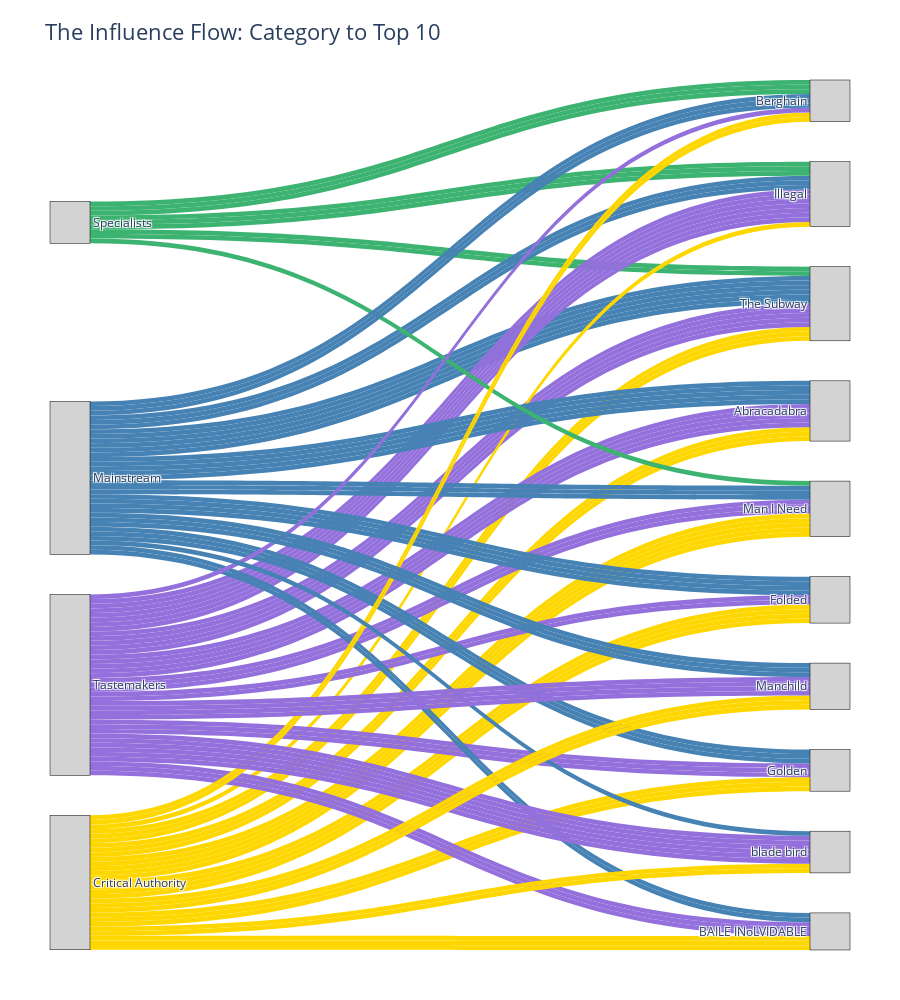

The notebook cell this image was saved under:
### Code cell
import pandas as pd
import plotly.graph_objects as go
import plotly.io as pio
import kaleido

# 1. Prepare Data: Map every source to its Cluster
# Assuming SOURCES is your dict: {"Pitchfork": {"cluster": "Critical Authority"}, ...}
source_to_cluster = {name: info['cluster'] for name, info in SOURCES.items()}
unique_clusters = sorted(list(set(source_to_cluster.values())))

# 2. Identify the Top 10 Songs
top_10 = df_viz.head(10).copy()
song_names = top_10['name'].tolist()

# 3. Build Nodes (Categories on the left, Songs on the right)
nodes = unique_clusters + song_names
node_indices = {name: i for i, name in enumerate(nodes)}

# 4. Build Links (Flow from Category -> Song)
sources, targets, values = [], [], []

for _, row in top_10.iterrows():
    song_name = row['name']
    # Parse the 'sources' column which looks like "Pitchfork#1, Rolling Stone#5..."
    for entry in row['sources'].split(', '):
        pub_name, _ = entry.split('#')
        
        if pub_name in source_to_cluster:
            cluster = source_to_cluster[pub_name]
            
            # We add a link from the Cluster to the Song
            # The 'value' here is 1 (one mention) or you can weight it by points
            sources.append(node_indices[cluster])
            targets.append(node_indices[song_name])
            values.append(1) 


# Create a color map for your clusters
cluster_colors = {
    "Critical Authority": "#FFD700", # Gold
    "Tastemakers": "#9370DB",        # Purple
    "Mainstream": "#4682B4",         # SteelBlue
    "Specialists": "#3CB371"          # MediumSeaGreen
}

# Assign colors to links based on the source cluster
link_colors = [cluster_colors.get(unique_clusters[src], "rgba(0,0,0,0.1)") for src in sources]

fig = go.Figure(data=[go.Sankey(
    node = dict(
      pad = 40,        # INCREASED: More vertical space between boxes
      thickness = 40,  # INCREASED: Makes the song boxes wider/chunkier
      line = dict(color = "black", width = 0.5),
      label = nodes,
      color = "lightgrey"
    ),
    link = dict(
      source = sources,
      target = targets,
      value = values,
      color = link_colors 
  ))])

fig.update_layout(
    title_text="The Influence Flow: Category to Top 10",
    font_size=12,
    title_font_size=22,
    height=1000,       # INCREASED: Stretches the chart vertically
    margin=dict(l=50, r=50, t=80, b=50) # Adds padding around the edges
)

# Export as SVG
pio.write_image(fig, "outputs/category_crossover_sankey.svg")
fig.show()

### Figure 1 — Plotly figure (JSON) as saved in the notebook; plotly's stock layout.template omitted (floating-point values rounded to 4 significant figures)
{"data": [{"link": {"color": ["#4682B4", "#4682B4", "#FFD700", "#FFD700", "#4682B4", "#4682B4", "#4682B4", "#FFD700", "#9370DB", "#9370DB", "#3CB371", "#9370DB", "#4682B4", "#9370DB", "#3CB371", "#9370DB", "#9370DB", "#FFD700", "#9370DB", "#9370DB", "#9370DB", "#3CB371", "#4682B4", "#4682B4", "#9370DB", "#9370DB", "#3CB371", "#4682B4", "#9370DB", "#3CB371", "#FFD700", "#4682B4", "#4682B4", "#FFD700", "#4682B4", "#4682B4", "#FFD700", "#9370DB", "#9370DB", "#9370DB", "#4682B4", "#9370DB", "#9370DB", "#FFD700", "#4682B4", "#4682B4", "#FFD700", "#FFD700", "#FFD700", "#9370DB", "#4682B4", "#9370DB", "#3CB371", "#9370DB", "#FFD700", "#9370DB", "#FFD700", "#4682B4", "#4682B4", "#FFD700", "#FFD700", "#FFD700", "#4682B4", "#4682B4", "#9370DB", "#FFD700", "#4682B4", "#FFD700", "#4682B4", "#9370DB", "#FFD700", "#9370DB", "#4682B4", "#9370DB", "#FFD700", "#FFD700", "#4682B4", "#9370DB", "#9370DB", "#FFD700", "#4682B4", "#9370DB", "#FFD700", "#3CB371", "#3CB371", "#9370DB", "#FFD700", "#4682B4", "#4682B4", "#3CB371", "#4682B4", "#9370DB", "#FFD700", "#9370DB", "#9370DB", "#FFD700", "#9370DB", "#9370DB", "#4682B4", "#9370DB", "#4682B4", "#FFD700", "#FFD700", "#9370DB", "#4682B4", "#9370DB", "#9370DB", "#9370DB", "#4682B4", "#FFD700"], "source": [1, 1, 0, 0, 1, 1, 1, 0, 3, 3, 2, 3, 1, 3, 2, 3, 3, 0, 3, 3, 3, 2, 1, 1, 3, 3, 2, 1, 3, 2, 0, 1, 1, 0, 1, 1, 0, 3, 3, 3, 1, 3, 3, 0, 1, 1, 0, 0, 0, 3, 1, 3, 2, 3, 0, 3, 0, 1, 1, 0, 0, 0, 1, 1, 3, 0, 1, 0, 1, 3, 0, 3, 1, 3, 0, 0, 1, 3, 3, 0, 1, 3, 0, 2, 2, 3, 0, 1, 1, 2, 1, 3, 0, 3, 3, 0, 3, 3, 1, 3, 1, 0, 0, 3, 1, 3, 3, 3, 1, 0], "target": [4, 4, 4, 4, 4, 4, 4, 4, 4, 4, 4, 4, 4, 4, 4, 4, 5, 5, 5, 5, 5, 5, 5, 5, 5, 5, 5, 5, 5, 5, 6, 6, 6, 6, 6, 6, 6, 6, 6, 6, 6, 6, 6, 7, 7, 7, 7, 7, 7, 7, 7, 7, 7, 7, 7, 8, 8, 8, 8, 8, 8, 8, 8, 8, 8, 9, 9, 9, 9, 9, 9, 9, 9, 9, 10, 10, 10, 10, 10, 10, 10, 10, 11, 11, 11, 11, 11, 11, 11, 11, 11, 12, 12, 12, 12, 12, 12, 12, 12, 12, 13, 13, 13, 13, 13, 13, 13, 13, 13, 13], "value": [1, 1, 1, 1, 1, 1, 1, 1, 1, 1, 1, 1, 1, 1, 1, 1, 1, 1, 1, 1, 1, 1, 1, 1, 1, 1, 1, 1, 1, 1, 1, 1, 1, 1, 1, 1, 1, 1, 1, 1, 1, 1, 1, 1, 1, 1, 1, 1, 1, 1, 1, 1, 1, 1, 1, 1, 1, 1, 1, 1, 1, 1, 1, 1, 1, 1, 1, 1, 1, 1, 1, 1, 1, 1, 1, 1, 1, 1, 1, 1, 1, 1, 1, 1, 1, 1, 1, 1, 1, 1, 1, 1, 1, 1, 1, 1, 1, 1, 1, 1, 1, 1, 1, 1, 1, 1, 1, 1, 1, 1]}, "node": {"color": "lightgrey", "label": ["Critical Authority", "Mainstream", "Specialists", "Tastemakers", "The Subway", "Illegal", "Abracadabra", "Man I Need", "Folded", "Golden", "BAILE INoLVIDABLE", "Berghain", "blade bird", "Manchild"], "line": {"color": "black", "width": 0.5}, "pad": 40, "thickness": 40}, "type": "sankey"}], "layout": {"font": {"size": 12}, "height": 1000, "margin": {"b": 50, "l": 50, "r": 50, "t": 80}, "title": {"font": {"size": 22}, "text": "The Influence Flow: Category to Top 10"}}}
